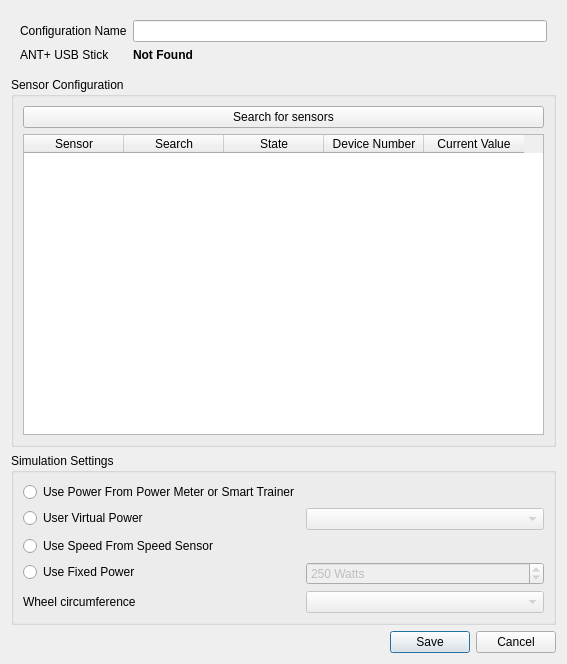
<?xml version="1.0" encoding="UTF-8"?>
<ui version="4.0">
 <class>AddSensorConfigurationDialog</class>
 <widget class="QDialog" name="AddSensorConfigurationDialog">
  <property name="geometry">
   <rect>
    <x>0</x>
    <y>0</y>
    <width>567</width>
    <height>664</height>
   </rect>
  </property>
  <property name="windowTitle">
   <string>New Sensor Configuration</string>
  </property>
  <layout class="QVBoxLayout" name="verticalLayout">
   <item>
    <widget class="QWidget" name="widget" native="true">
     <layout class="QFormLayout" name="formLayout">
      <item row="0" column="0">
       <widget class="QLabel" name="label">
        <property name="text">
         <string>Configuration Name</string>
        </property>
       </widget>
      </item>
      <item row="0" column="1">
       <widget class="QLineEdit" name="lineEdit"/>
      </item>
      <item row="3" column="0">
       <widget class="QLabel" name="label_4">
        <property name="sizePolicy">
         <sizepolicy hsizetype="Preferred" vsizetype="Preferred">
          <horstretch>1</horstretch>
          <verstretch>0</verstretch>
         </sizepolicy>
        </property>
        <property name="text">
         <string>ANT+ USB Stick</string>
        </property>
       </widget>
      </item>
      <item row="3" column="1">
       <widget class="QLabel" name="usbStickPresentLabel">
        <property name="sizePolicy">
         <sizepolicy hsizetype="Preferred" vsizetype="Preferred">
          <horstretch>1</horstretch>
          <verstretch>0</verstretch>
         </sizepolicy>
        </property>
        <property name="text">
         <string>&lt;b&gt;Not Found&lt;/b&gt;</string>
        </property>
        <property name="textFormat">
         <enum>Qt::RichText</enum>
        </property>
       </widget>
      </item>
     </layout>
    </widget>
   </item>
   <item>
    <widget class="QGroupBox" name="groupBox_2">
     <property name="sizePolicy">
      <sizepolicy hsizetype="Preferred" vsizetype="Minimum">
       <horstretch>0</horstretch>
       <verstretch>5</verstretch>
      </sizepolicy>
     </property>
     <property name="title">
      <string>Sensor Configuration</string>
     </property>
     <layout class="QVBoxLayout" name="verticalLayout_2">
      <item>
       <widget class="QPushButton" name="searchSensorsButton">
        <property name="sizePolicy">
         <sizepolicy hsizetype="Expanding" vsizetype="Minimum">
          <horstretch>0</horstretch>
          <verstretch>0</verstretch>
         </sizepolicy>
        </property>
        <property name="text">
         <string>Search for sensors</string>
        </property>
       </widget>
      </item>
      <item>
       <widget class="QTableWidget" name="searchTableWidget">
        <property name="alternatingRowColors">
         <bool>false</bool>
        </property>
        <property name="selectionMode">
         <enum>QAbstractItemView::NoSelection</enum>
        </property>
        <property name="selectionBehavior">
         <enum>QAbstractItemView::SelectRows</enum>
        </property>
        <property name="verticalScrollMode">
         <enum>QAbstractItemView::ScrollPerPixel</enum>
        </property>
        <property name="horizontalScrollMode">
         <enum>QAbstractItemView::ScrollPerPixel</enum>
        </property>
        <property name="columnCount">
         <number>5</number>
        </property>
        <column>
         <property name="text">
          <string>Sensor</string>
         </property>
        </column>
        <column>
         <property name="text">
          <string>Search</string>
         </property>
        </column>
        <column>
         <property name="text">
          <string>State</string>
         </property>
        </column>
        <column>
         <property name="text">
          <string>Device Number</string>
         </property>
        </column>
        <column>
         <property name="text">
          <string>Current Value</string>
         </property>
        </column>
       </widget>
      </item>
     </layout>
    </widget>
   </item>
   <item>
    <widget class="QGroupBox" name="simulationSettingsGroupBox">
     <property name="title">
      <string>Simulation Settings</string>
     </property>
     <layout class="QFormLayout" name="formLayout_2">
      <item row="1" column="0">
       <widget class="QRadioButton" name="directPowerButton">
        <property name="text">
         <string>Use Power From Power Meter or Smart Trainer</string>
        </property>
       </widget>
      </item>
      <item row="2" column="0">
       <widget class="QRadioButton" name="virtualPowerButton">
        <property name="text">
         <string>User Virtual Power</string>
        </property>
       </widget>
      </item>
      <item row="2" column="1">
       <widget class="QComboBox" name="virtualPowerChooser">
        <property name="enabled">
         <bool>false</bool>
        </property>
       </widget>
      </item>
      <item row="4" column="0">
       <widget class="QRadioButton" name="fixedPowerButton">
        <property name="text">
         <string>Use Fixed Power</string>
        </property>
       </widget>
      </item>
      <item row="3" column="0">
       <widget class="QRadioButton" name="directSpeedButton">
        <property name="text">
         <string>Use Speed From Speed Sensor</string>
        </property>
       </widget>
      </item>
      <item row="4" column="1">
       <widget class="QSpinBox" name="powerSpinBox">
        <property name="enabled">
         <bool>false</bool>
        </property>
        <property name="suffix">
         <string> Watts</string>
        </property>
        <property name="maximum">
         <number>500</number>
        </property>
        <property name="singleStep">
         <number>10</number>
        </property>
        <property name="value">
         <number>250</number>
        </property>
       </widget>
      </item>
      <item row="5" column="0">
       <widget class="QLabel" name="label_2">
        <property name="text">
         <string>Wheel circumference</string>
        </property>
       </widget>
      </item>
      <item row="5" column="1">
       <widget class="QComboBox" name="wheelCircumferenceChooser">
        <property name="enabled">
         <bool>false</bool>
        </property>
        <property name="editable">
         <bool>false</bool>
        </property>
        <property name="currentText">
         <string/>
        </property>
       </widget>
      </item>
     </layout>
    </widget>
   </item>
   <item>
    <widget class="QDialogButtonBox" name="buttonBox">
     <property name="orientation">
      <enum>Qt::Horizontal</enum>
     </property>
     <property name="standardButtons">
      <set>QDialogButtonBox::Cancel|QDialogButtonBox::Save</set>
     </property>
    </widget>
   </item>
  </layout>
 </widget>
 <resources/>
 <connections>
  <connection>
   <sender>buttonBox</sender>
   <signal>accepted()</signal>
   <receiver>AddSensorConfigurationDialog</receiver>
   <slot>accept()</slot>
   <hints>
    <hint type="sourcelabel">
     <x>257</x>
     <y>477</y>
    </hint>
    <hint type="destinationlabel">
     <x>157</x>
     <y>274</y>
    </hint>
   </hints>
  </connection>
  <connection>
   <sender>buttonBox</sender>
   <signal>rejected()</signal>
   <receiver>AddSensorConfigurationDialog</receiver>
   <slot>reject()</slot>
   <hints>
    <hint type="sourcelabel">
     <x>325</x>
     <y>477</y>
    </hint>
    <hint type="destinationlabel">
     <x>286</x>
     <y>274</y>
    </hint>
   </hints>
  </connection>
  <connection>
   <sender>virtualPowerButton</sender>
   <signal>toggled(bool)</signal>
   <receiver>virtualPowerChooser</receiver>
   <slot>setEnabled(bool)</slot>
   <hints>
    <hint type="sourcelabel">
     <x>149</x>
     <y>394</y>
    </hint>
    <hint type="destinationlabel">
     <x>313</x>
     <y>394</y>
    </hint>
   </hints>
  </connection>
  <connection>
   <sender>fixedPowerButton</sender>
   <signal>toggled(bool)</signal>
   <receiver>powerSpinBox</receiver>
   <slot>setEnabled(bool)</slot>
   <hints>
    <hint type="sourcelabel">
     <x>140</x>
     <y>323</y>
    </hint>
    <hint type="destinationlabel">
     <x>294</x>
     <y>332</y>
    </hint>
   </hints>
  </connection>
 </connections>
</ui>
